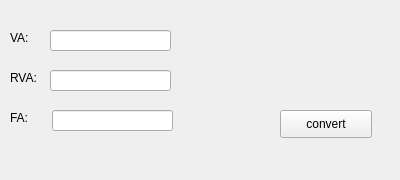
<?xml version="1.0" encoding="UTF-8"?>
<ui version="4.0">
 <class>CAddressConvertWidget</class>
 <widget class="QWidget" name="CAddressConvertWidget">
  <property name="geometry">
   <rect>
    <x>0</x>
    <y>0</y>
    <width>400</width>
    <height>180</height>
   </rect>
  </property>
  <property name="windowTitle">
   <string>Form</string>
  </property>
  <widget class="QLineEdit" name="lineEdit">
   <property name="geometry">
    <rect>
     <x>50</x>
     <y>30</y>
     <width>121</width>
     <height>21</height>
    </rect>
   </property>
  </widget>
  <widget class="QLabel" name="label">
   <property name="geometry">
    <rect>
     <x>10</x>
     <y>30</y>
     <width>31</width>
     <height>16</height>
    </rect>
   </property>
   <property name="text">
    <string>VA:</string>
   </property>
  </widget>
  <widget class="QPushButton" name="pushButton">
   <property name="geometry">
    <rect>
     <x>280</x>
     <y>110</y>
     <width>92</width>
     <height>28</height>
    </rect>
   </property>
   <property name="text">
    <string>convert</string>
   </property>
  </widget>
  <widget class="QLabel" name="label_2">
   <property name="geometry">
    <rect>
     <x>10</x>
     <y>70</y>
     <width>51</width>
     <height>16</height>
    </rect>
   </property>
   <property name="text">
    <string>RVA:</string>
   </property>
  </widget>
  <widget class="QLineEdit" name="lineEdit_2">
   <property name="geometry">
    <rect>
     <x>50</x>
     <y>70</y>
     <width>121</width>
     <height>21</height>
    </rect>
   </property>
  </widget>
  <widget class="QLineEdit" name="lineEdit_3">
   <property name="geometry">
    <rect>
     <x>52</x>
     <y>110</y>
     <width>121</width>
     <height>21</height>
    </rect>
   </property>
  </widget>
  <widget class="QLabel" name="label_3">
   <property name="geometry">
    <rect>
     <x>10</x>
     <y>110</y>
     <width>41</width>
     <height>16</height>
    </rect>
   </property>
   <property name="text">
    <string>FA:</string>
   </property>
  </widget>
 </widget>
 <resources/>
 <connections>
  <connection>
   <sender>pushButton</sender>
   <signal>clicked()</signal>
   <receiver>CAddressConvertWidget</receiver>
   <slot>slot_AddressConvert()</slot>
   <hints>
    <hint type="sourcelabel">
     <x>346</x>
     <y>127</y>
    </hint>
    <hint type="destinationlabel">
     <x>382</x>
     <y>437</y>
    </hint>
   </hints>
  </connection>
 </connections>
 <slots>
  <slot>slot_AddressConvert()</slot>
 </slots>
</ui>
